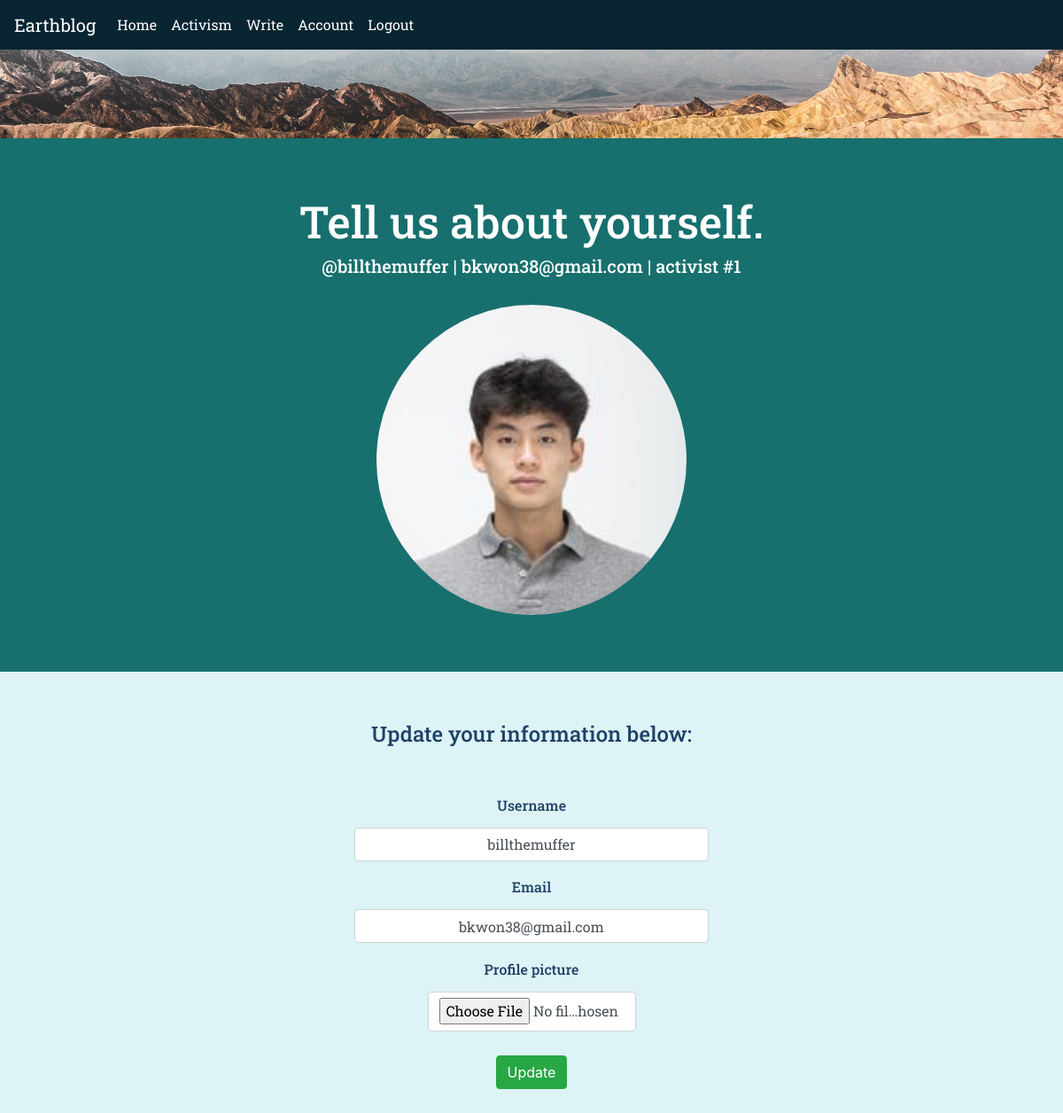
/account (signed in), run on the app's committed database.
### earthblog/models.py (models this page shows, shortened)
class User(db.Model,UserMixin):
    __tablename__ = 'users'
    id = db.Column(db.Integer,primary_key=True)
    profile_image = db.Column(db.String(64),nullable=False,default=
                    'default_profile.png')
    email = db.Column(db.String(64),unique=True,index=True)
    username = db.Column(db.String(64),unique=True,index=True)
    password_hash = db.Column(db.String(128))
    posts = db.relationship('BlogPost',backref='author',lazy=True)

### earthblog/users/views.py (the view)
@users.route('/account',methods=['GET','POST'])
@login_required
def account():
    form = UpdateUserForm()
    if form.validate_on_submit():
        print(form)
        if form.picture.data:
            username = current_user.username
            pic = add_profile_pic(form.picture.data,username)
            current_user.profile_image = pic
        current_user.username = form.username.data
        current_user.email = form.email.data
        db.session.commit()
        flash('your user account updated!')
        return redirect(url_for('users.account'))
    elif request.method == 'GET':
        form.username.data = current_user.username
        form.email.data = current_user.email
    profile_image = url_for('static',filename='profile_pics/'+current_user.profile_image)
    return render_template('account.html',profile_image=profile_image,form=form)

### earthblog/users/forms.py (shortened to what this page needs)
class UpdateUserForm(FlaskForm):
    email = StringField('Email ',validators=[DataRequired(),Email()])
    username = StringField('Username ',validators=[DataRequired()])
    picture = FileField('Profile picture',validators=[FileAllowed(['jpg',
                        'png','JPEG'])])
    submit = SubmitField('Update')

### earthblog/__init__.py (called while the page is built)
@app.context_processor
def override_url_for():
    return dict(url_for=dated_url_for)

def dated_url_for(endpoint, **values):
    if endpoint == 'static':
        filename = values.get('filename', None)
        if filename:
            file_path = os.path.join(app.root_path,
                                 endpoint, filename)
            values['q'] = int(os.stat(file_path).st_mtime)
    return url_for(endpoint, **values)

### earthblog/models.py (called while the page is built)
@login_manager.user_loader
def load_user(user_id):
    return User.query.get(user_id)

### earthblog/templates/account.html (shortened to what this page needs)
{% extends 'base.html' %}
{% block content %}
<img src="{{url_for('static',filename='headers/gilberto-parada-I9jwwRKKcAM-unsplash.jpg')}}"
style="width:100%;height:10%" alt="first">
<div class="jumbotron jumbotron-fluid">
  <h1 style='font-size:50px'>Tell us about yourself.</h1>
  <h5 style='color:white'>@{{current_user.username}} | {{current_user.email}} | activist #{{current_user.id}}</h5>
  <br>
  <img style="border-radius:100%" align='center' height='350' width='350' src="{{url_for('static',filename='profile_pics/'+
  current_user.profile_image)}}">
</div>
<div class="container">
  <br>
  <h4 style='color:#1F4068'>Update your information below:</h4>
  <br><br>
  <form method="POST" action="" enctype="multipart/form-data">
    <div class="form-group">
      <h6>
      {{form.username.label(class='form-group', style='color:#1F4068')}} {{form.username(class='form-control text-center', style='width:400px')}}
      <br>
      {{form.email.label(class='form-group', style='color:#1F4068')}} {{form.email(class='form-control text-center', style='width:400px')}}
      <br>
      {{form.picture.label(class='form-group', style='color:#1F4068')}} {{form.picture(class='form-control', style='width:235px;height:45px')}}
      <br>
      </h6>
      {{form.submit(class='btn btn-success')}}
    </div>
</div>
<br><br>
{% endblock %}

### earthblog/static/style.css (style rules this page uses)
h1 { color: white; font-family: 'Roboto Slab', serif; }
h4 { font-family: 'Roboto Slab', serif; }
h5 { font-family: 'Roboto Slab', serif; }
h6 { color: white; font-family: 'Roboto Slab', serif; }
body { color: #204051 }
.jumbotron { background-color: #17706E; }
body { background-color: #DDF3F5 }

### data on the page
User: username "billthemuffer", email "bkwon38@gmail.com", id "1", profile_image (picture)
